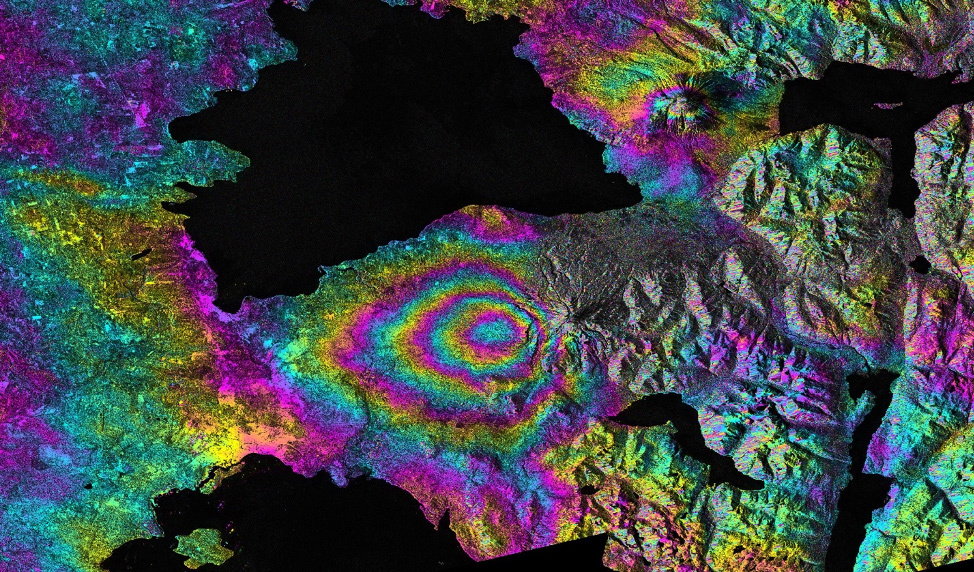
#> input picture lab1/sar_2_color.jpg, 974 x 572 px
$ jupyter execute DE_IP_2024_Task_1.ipynb
#> lines starting #> are read from the running program, lines starting #| are printed output that depends on the picture; after the words box and inside, x2 and y2 are one past the last pixel; in counts of white or black regions, pixels touching at a corner belong together; long printed decimals are rounded
[cell 1]
import numpy as np
import cv2
import matplotlib.pyplot as plt

# Базовая работа с изображением

[cell 2]
image = cv2.imread('sar_2_color.jpg')
#> image is the input picture: shape (572, 974, 3); mean B, G, R 71.5, 68.6, 63.6

[cell 3]
plt.imshow(image)

[cell 4]
image.shape # h,w,c
#> Out = (572, 974, 3)

[cell 5]
image[250,250] # b,g,r
#> Out = [12, 12, 12]

[cell 6]
# ROI
img_roi = image[100:200, 500:700]
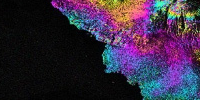
#> img_roi: shape (100, 200, 3); mean B, G, R 65.1, 42.2, 54.9

[cell 7]
plt.imshow(img_roi)

[cell 8]
b,g,r = cv2.split(image)
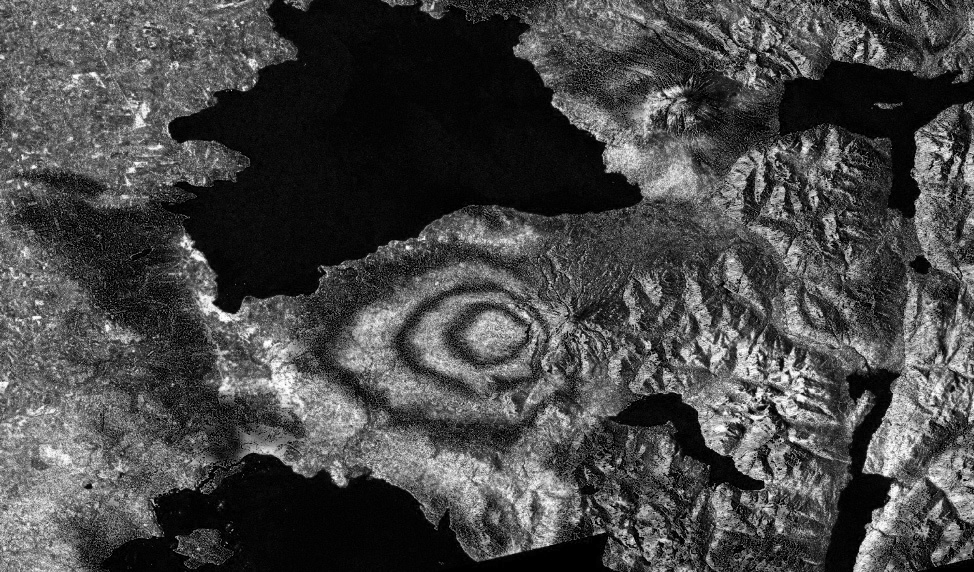
#> b: shape (572, 974); min 0, max 255, mean 71.5
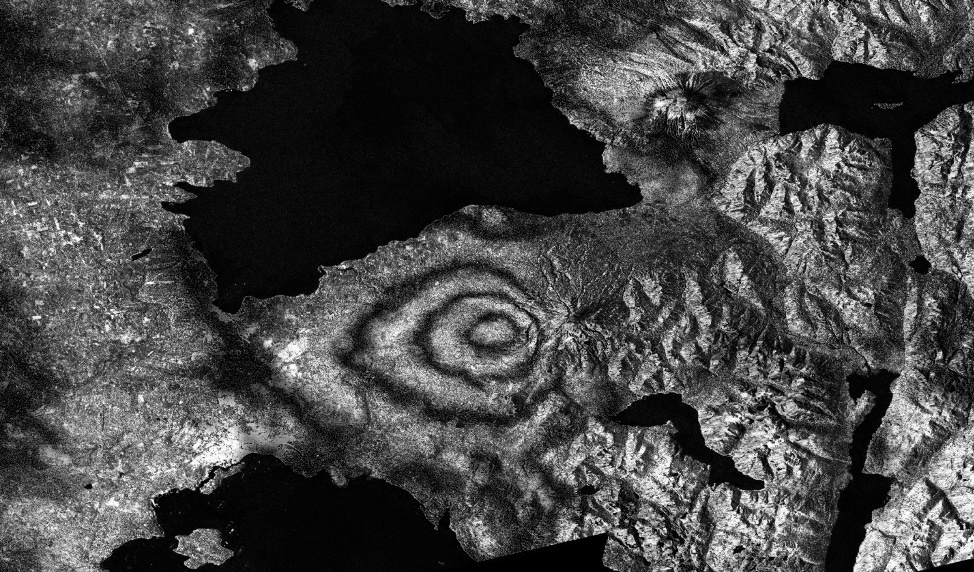
#> g: shape (572, 974); min 0, max 255, mean 68.6
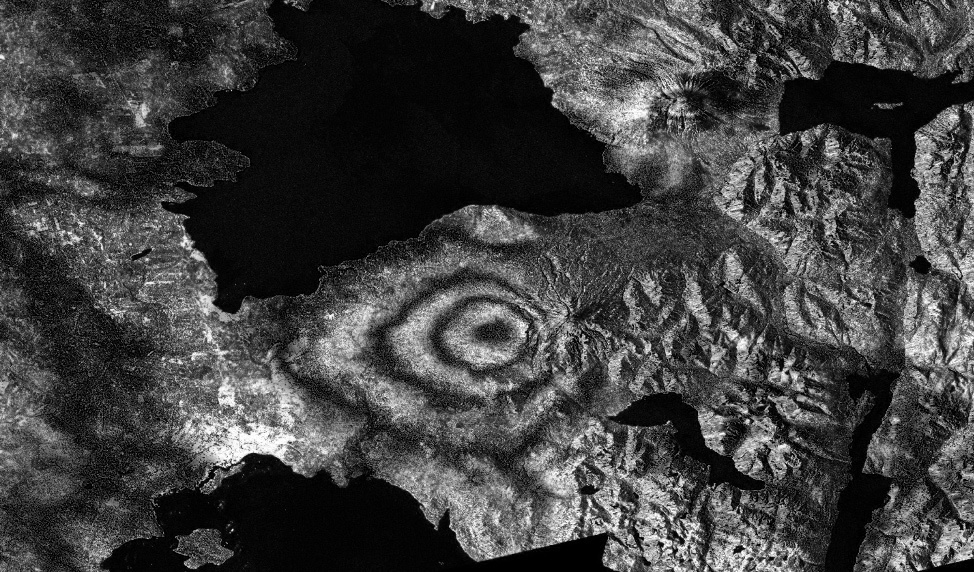
#> r: shape (572, 974); min 0, max 255, mean 63.6

[cell 9]
plt.imshow(b, cmap = 'gray')

[cell 10]
plt.imshow(g, cmap = 'gray')

[cell 11]
# alternative approach
b = image[:,:,0]

[cell 12]
import copy

image2 = copy.deepcopy(image)

[cell 13]
image2[50:100,50:100] = [0,0,0]
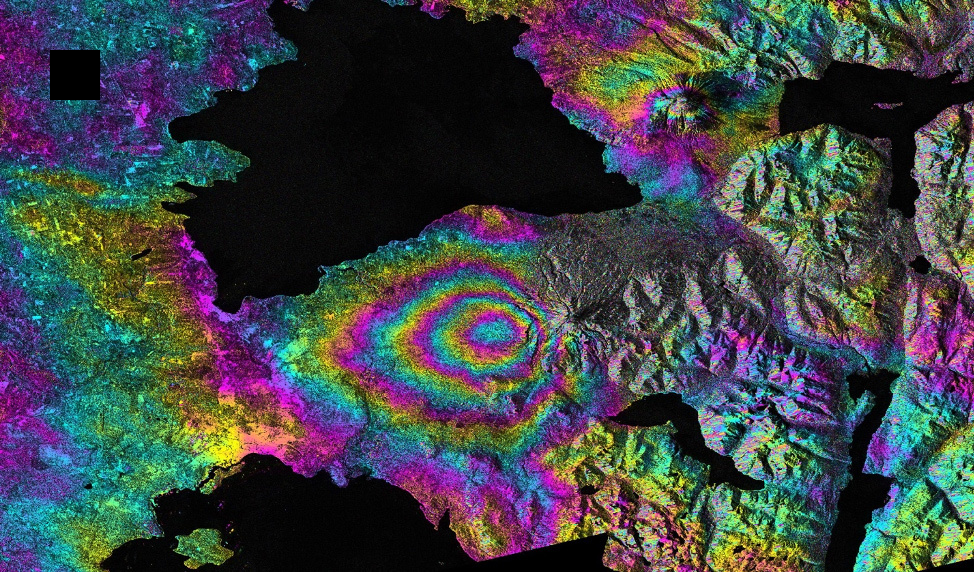
#> image2: shape (572, 974, 3); 0.45% of pixels changed, all inside (x1, y1, x2, y2) = (50, 50, 100, 100)

[cell 14]
plt.imshow(image2)

[cell 15]
# empty image
image_template = np.zeros(image.shape,np.uint8)

[cell 16]
plt.imshow(image_template)

# Конвертация цветовых моделей

[cell 17]
image_template[0,0]
#> Out = [0, 0, 0]

[cell 18]
image_gray = cv2.cvtColor(image, cv2.COLOR_BGR2GRAY)
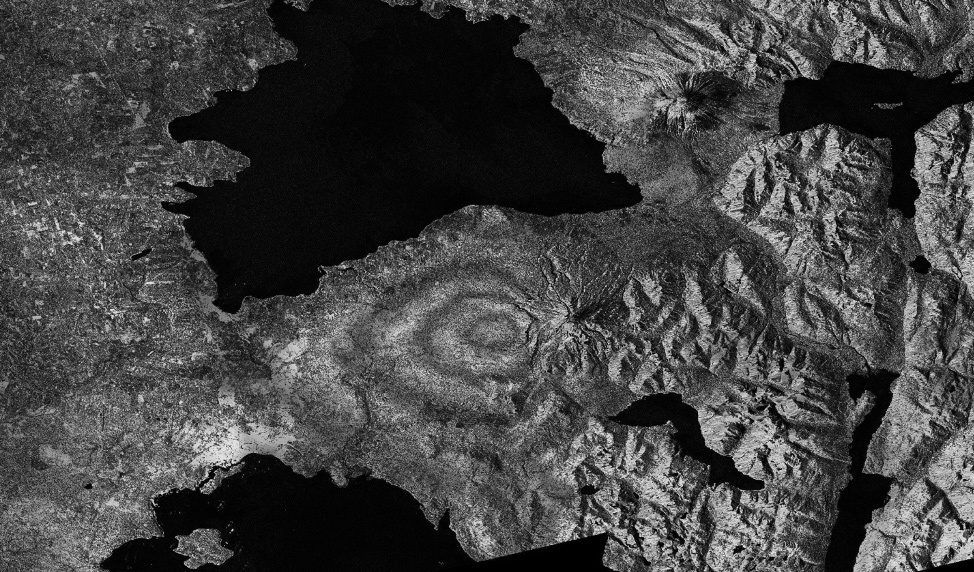
#> image_gray: shape (572, 974); min 0, max 236, mean 67.4

[cell 19]
image_gray[0,0]
#> Out = 40

[cell 20]
image_gray.shape
#> Out = (572, 974)

[cell 21]
image_hsv = cv2.cvtColor(image, cv2.COLOR_BGR2HSV)
#> image_hsv: shape (572, 974, 3); mean H, S, V 79.8, 125.4, 92.5

[cell 22]
image_hsv.shape
#> Out = (572, 974, 3)

[cell 23]
image_hsv[0,0]
#> Out = [117, 143, 75]

[cell 24]
image[0,0]
#> Out = [75, 37, 33]

[cell 25]
image_lab = cv2.cvtColor(image, cv2.COLOR_BGR2Lab)
#> image_lab: shape (572, 974, 3); mean of channels 0, 1, 2 75.2, 129.2, 126.9

[cell 26]
image_lab[0,0]
#> Out = [42, 139, 104]

# Пороговая фильтрация

[cell 27]
_,thresh1 = cv2.threshold(image_gray,200,255,cv2.THRESH_BINARY)
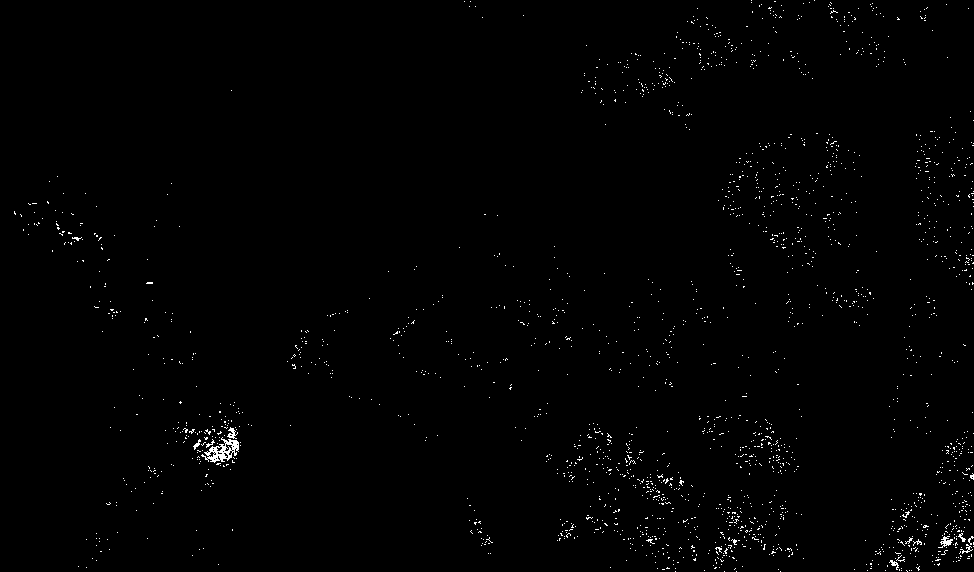
#> thresh1: shape (572, 974); 0.8% white in thin lines or dots

[cell 28]
plt.imshow(thresh1, cmap='gray')

[cell 29]
thresh1[thresh1==100].sum()
#> Out = 0

# Построение гистограммы

[cell 30]
histSize = 256
histRange = (0, 256)
accumulate = False

b_hist = cv2.calcHist([b], [0], None, [histSize], histRange, accumulate=accumulate)
#> b_hist = 256 values, max 15318 at index 5, min 29 at index 253, mean 2176.3

[cell 31]
plt.plot(b_hist)
#> figure, not shown here; curve peaks at x = 5, y = 15318

[cell 32]
b_hist_cum = b_hist.cumsum()
#> b_hist_cum = 256 values from 10493 to 557128

[cell 33]
plt.plot(b_hist_cum)
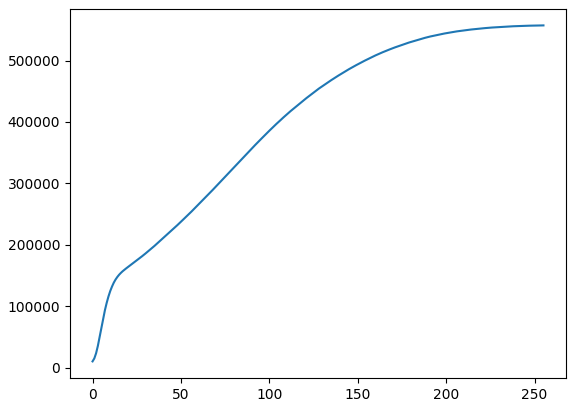
#> figure drawn by matplotlib, 1 panel; curve peaks at x = 255, y = 557128

[cell 34]
b_hist_norm = b_hist /  (image.shape[0] * image.shape[1])
#> b_hist_norm = 256 values, max 0.0275 at index 5, min 5.21e-05 at index 253, mean 0.00391

[cell 35]
plt.plot(b_hist_norm)
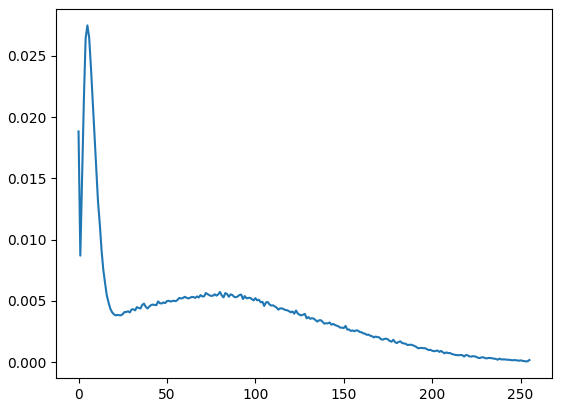
#> figure drawn by matplotlib, 1 panel; curve peaks at x = 5, y = 0.0275

# Сравнение двух изображений

[cell 36]
from skimage.metrics import structural_similarity, mean_squared_error

(ssim, diff) = structural_similarity(image_gray, image_gray, full=True)
#> diff: shape (572, 974) float64; every value is 1
#> ssim = 1
diff = (diff * 255).astype("uint8")
#> diff: shape (572, 974); every value is 255
print("SSIM: {}".format(ssim))
#| SSIM: 1.0

[cell 37]
plt.imshow(diff)

[cell 38]
mse = mean_squared_error(image_gray, image_gray)
#> mse = 0
mse
#> Out = 0

# Статистические характеристики изображений

[cell 39]
mean = image_gray.mean()
#> mean = 67.41

[cell 40]
std = image_gray.std()
#> std = 52.02

[cell 41]
print(mean,std)
#| 67.412 52.016

[cell 42]
eq_gray = cv2.equalizeHist(image_gray)
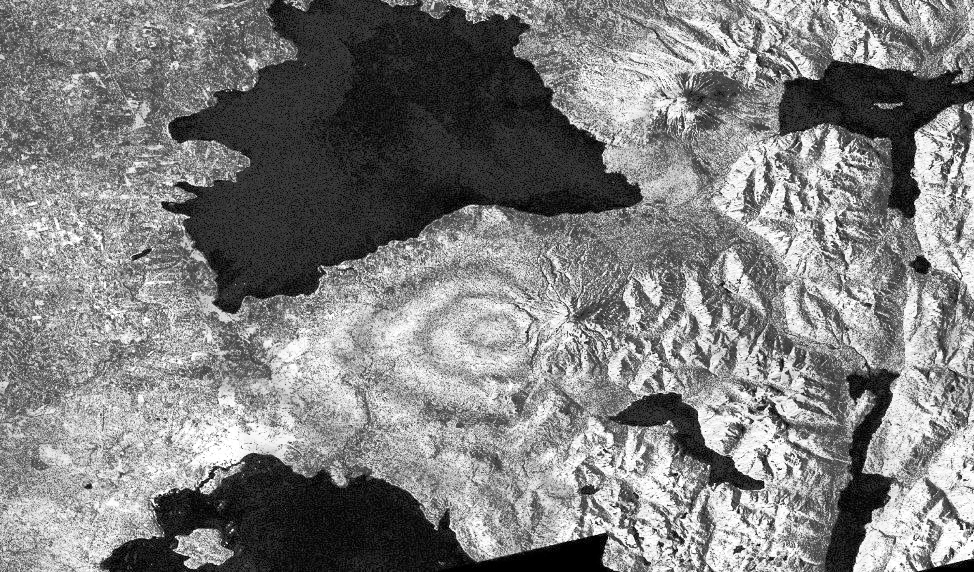
#> eq_gray: shape (572, 974); min 0, max 255, mean 127.6

$ run again, with lab1/sar_1_gray.jpg copied over lab1/sar_2_color.jpg
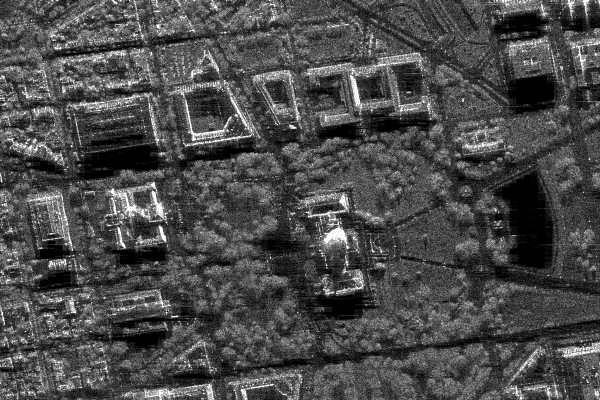
#> input picture lab1/sar_1_gray.jpg, 600 x 400 px
#> image is the input picture: shape (400, 600, 3); min 0, max 255, mean 74.9
#> `image[250,250]`: Out = [74, 74, 74]
#> image2: shape (400, 600, 3); 1.03% of pixels changed, all inside (x1, y1, x2, y2) = (50, 50, 100, 100)
#> `image_gray[0,0]`: Out = 23
#> image_hsv: shape (400, 600, 3); mean H, S, V 0, 0, 74.9
#> `image_hsv[0,0]`: Out = [0, 0, 23]
#> `image[0,0]`: Out = [23, 23, 23]
#> image_lab: shape (400, 600, 3); mean of channels 0, 1, 2 79.6, 128, 128
#> `image_lab[0,0]`: Out = [19, 128, 128]
#> `_,thresh1 = cv2.threshold(image_gray,200,255,cv2.THRESH_BINARY)`:
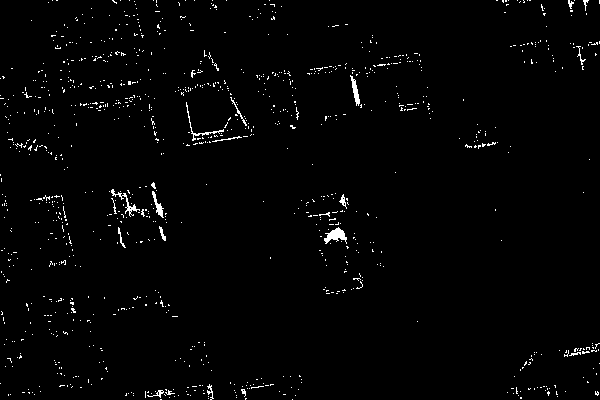
#> thresh1: shape (400, 600); 1.6% white in thin lines or dots
#> `thresh1[thresh1==100].sum()`: Out = 0
#> b_hist = 256 values, max 3786 at index 1, min 40 at index 251, mean 937.5
#> b_hist_cum = 256 values from 2689 to 240000
#> b_hist_norm = 256 values, max 0.0158 at index 1, min 0.000167 at index 251, mean 0.00391
#> ssim = 1
#| SSIM: 1.0
#> mse = 0
#> mean = 74.94
#> std = 43.66
#| 74.942 43.658
#> `eq_gray = cv2.equalizeHist(image_gray)`:
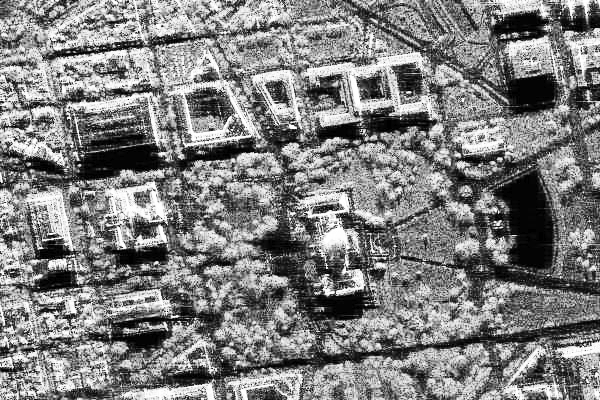
#> eq_gray: shape (400, 600); min 0, max 255, mean 127
